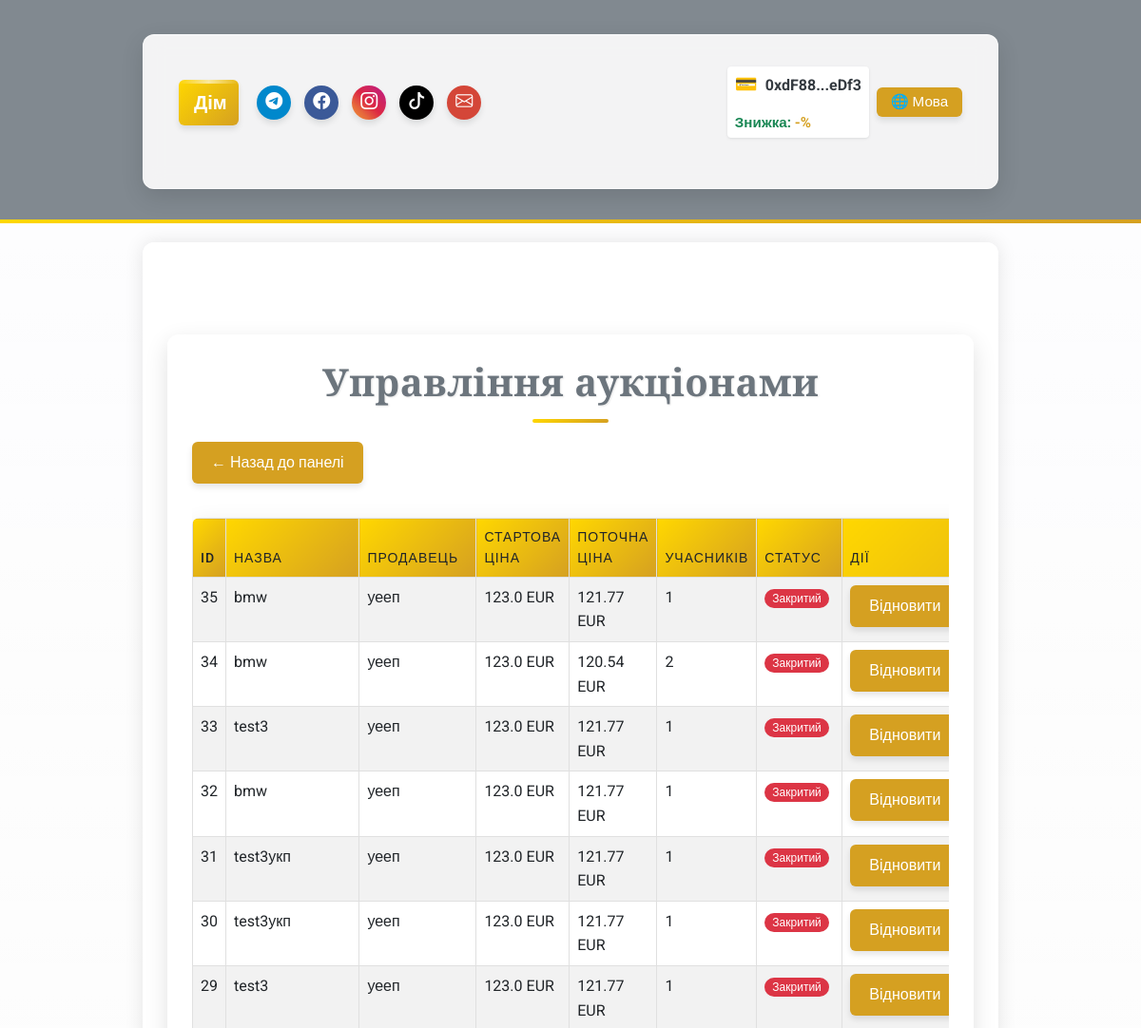
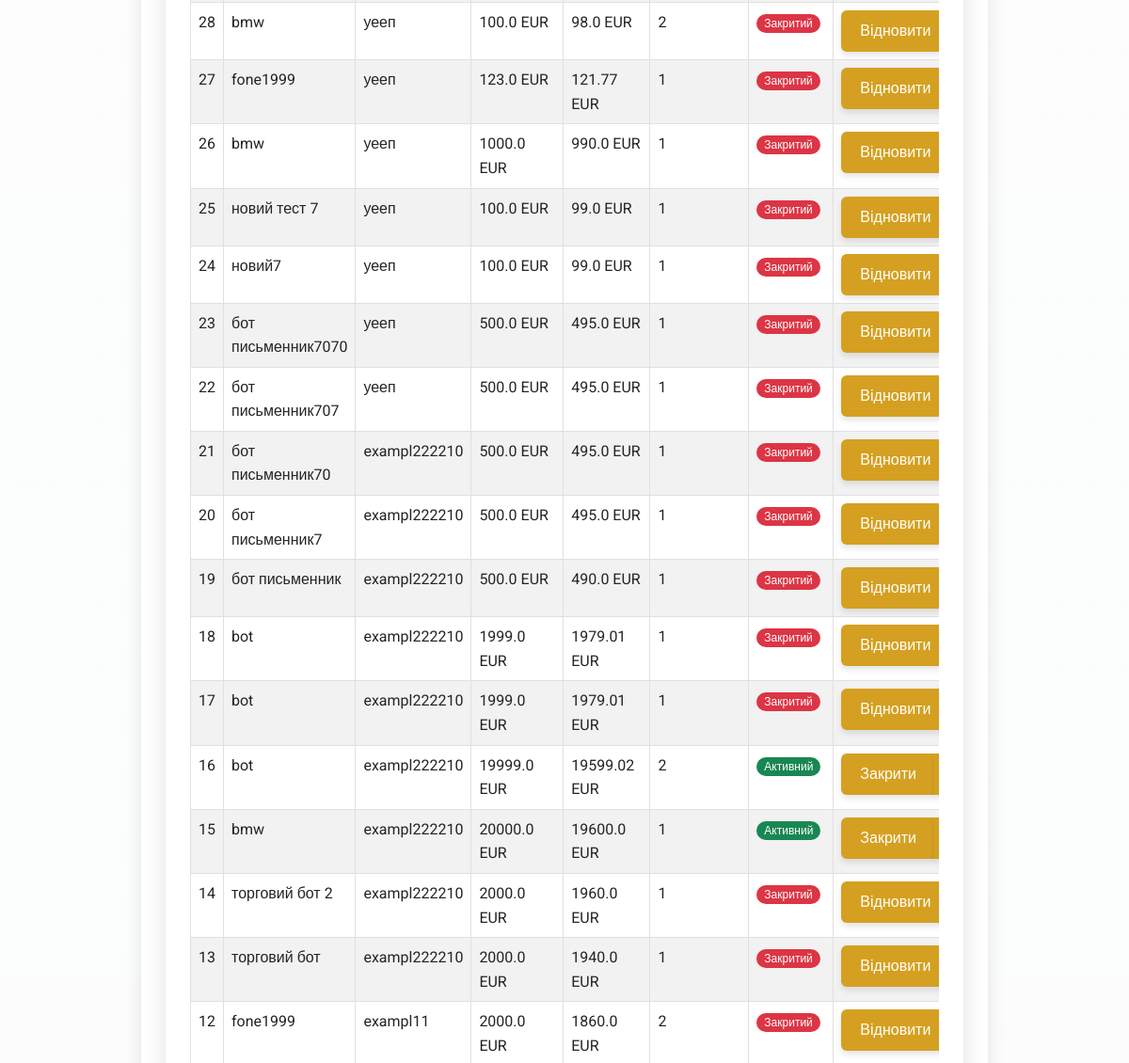
The app's page /admin/auction_management (signed in, upper part), older data (2 pictures, top to bottom).
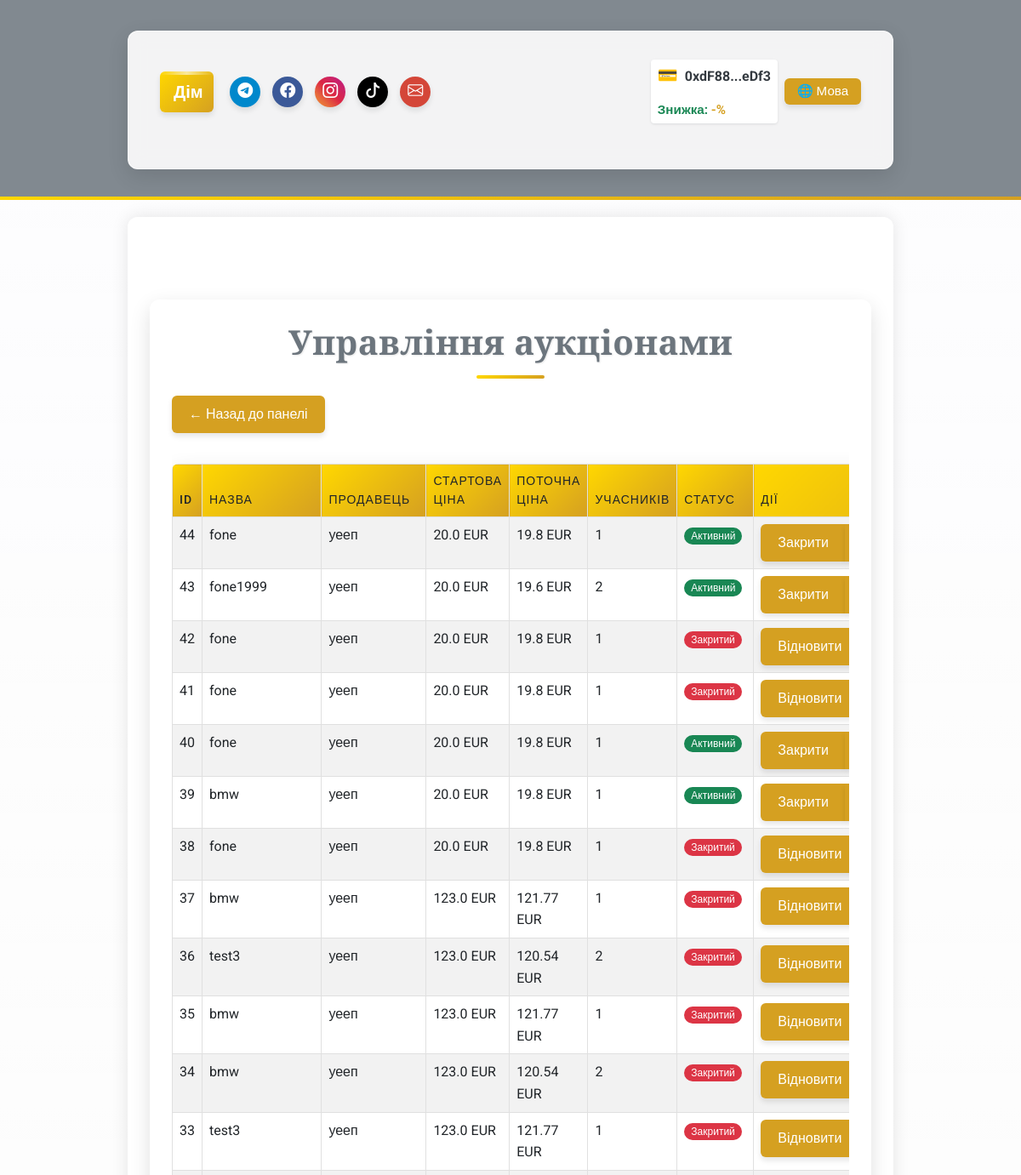
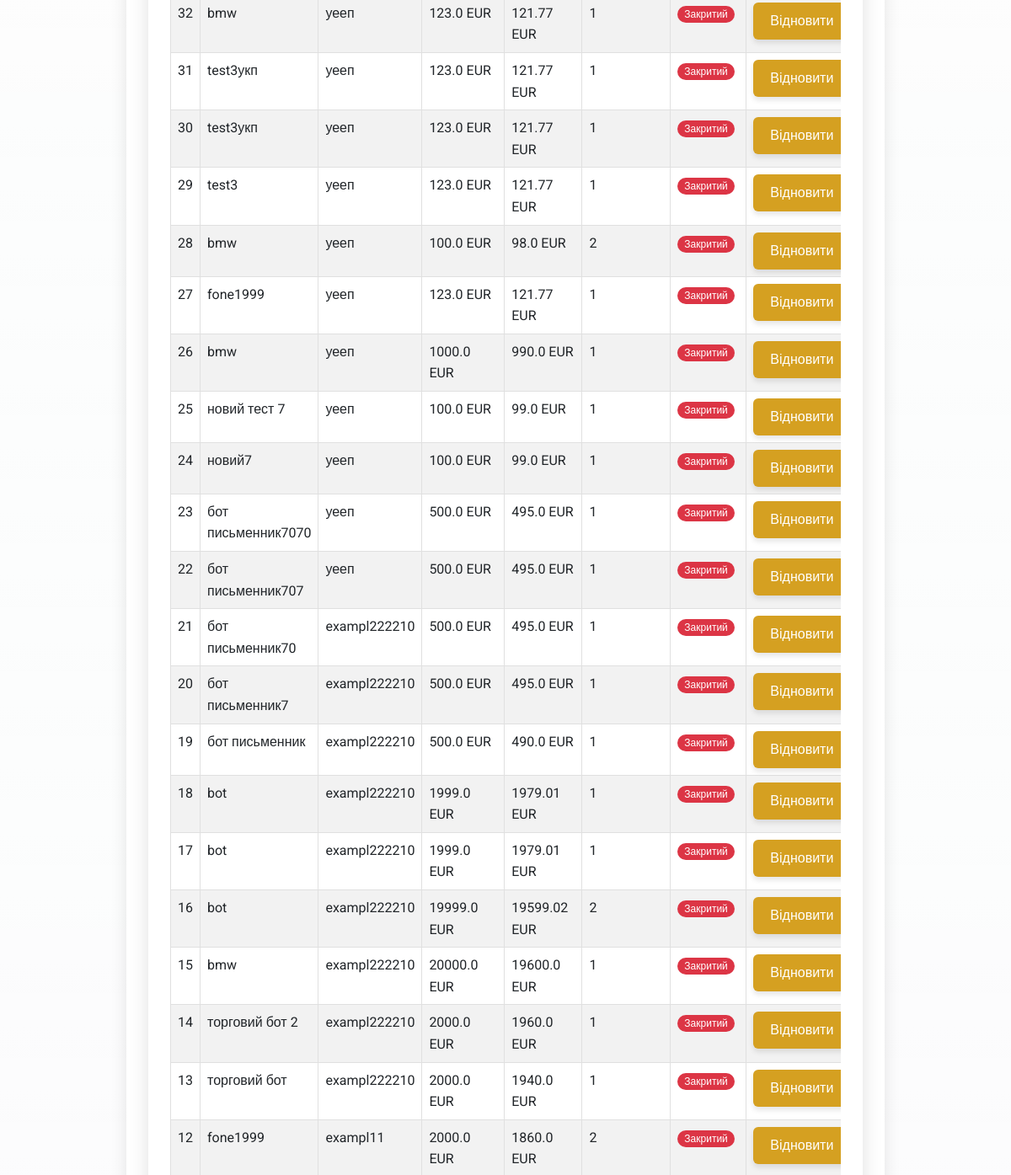
The same page, newer data (2 pictures, top to bottom).
### app/models/auction.py (models this page shows, shortened)
class Auction(db.Model):
    __tablename__ = 'auctions'
    id = db.Column(db.Integer, primary_key=True)
    title = db.Column(db.String(255), nullable=False)
    description = db.Column(db.Text, nullable=False)
    starting_price = db.Column(db.Float, nullable=False)
    current_price = db.Column(db.Float, nullable=False)
    seller_id = db.Column(db.Integer, db.ForeignKey('users.id'), nullable=False)
    total_participants = db.Column(db.Integer, default=0, nullable=False)
    is_active = db.Column(db.Boolean, default=True, nullable=False)
    winner_id = db.Column(db.Integer, db.ForeignKey('users.id'), nullable=True)
    total_earnings = db.Column(db.Float, default=0.0, nullable=False)
    created_at = db.Column(db.DateTime, default=db.func.now(), nullable=False)
    updated_at = db.Column(db.DateTime, default=db.func.now(), onupdate=db.func.now(), nullable=False)
    photos = db.Column(JSON, default=list)  # Поле для зберігання шляхів до фото у форматі JSON
    is_confirmed = db.Column(db.Boolean, default=False, nullable=False)  # Чи підтверджено отримання товару
    main_photo_idx = db.Column(db.Integer, default=0)  # Індекс головного фото
    participants = relationship(
        'AuctionParticipant', back_populates='auction', cascade='all, delete-orphan', lazy='dynamic'
    )

### app/routes/admin_routes.py (the view)
@admin_bp.route('/auction_management', methods=['GET'])
@login_required
def auction_management():
    if not current_user.is_admin:
        return "Доступ заборонено", 403
    auctions = db.session.query(
        Auction,
        User.username.label('seller_name'),
        func.count(AuctionParticipant.id).label('participant_count')
    ).join(User, Auction.seller_id == User.id)\
     .outerjoin(AuctionParticipant, Auction.id == AuctionParticipant.auction_id)\
     .group_by(Auction.id)\
     .order_by(Auction.id.desc()).all()
    return render_template('admin/auction_management.html',
                         auctions=auctions,
                         lang=session.get('lang', 'ua'),
                         ui_text=ui_text)

### app/utils/i18n_ui.py (called while the page is built)
def ui_text(key, lang):
    return ui_translations.get(key, {}).get(lang, ui_translations.get(key, {}).get('ua', key))

### app/templates/admin/auction_management.html (shortened to what this page needs)
{% extends "base.html" %}
{% block content %}
<div class="container my-5">
    <h1 class="text-center text-secondary">Управління аукціонами</h1>
    <div class="mb-3">
        <a href="{{ url_for('admin.admin_dashboard') }}" class="btn btn-secondary">← Назад до панелі</a>
    </div>
    <div class="table-responsive">
        <table class="table table-striped">
            <thead>
                <tr>
                    <th>ID</th>
                    <th>Назва</th>
                    <th>Продавець</th>
                    <th>Стартова ціна</th>
                    <th>Поточна ціна</th>
                    <th>Учасників</th>
                    <th>Статус</th>
                    <th>Дії</th>
                </tr>
            </thead>
            <tbody>
                {% for auction, seller_name, participant_count in auctions %}
                <tr id="auction-{{ auction.id }}">
                    <td>{{ auction.id }}</td>
                    <td>{{ auction.title }}</td>
                    <td>{{ seller_name }}</td>
                    <td>{{ auction.starting_price | round(2) }} EUR</td>
                    <td>{{ auction.current_price | round(2) }} EUR</td>
                    <td>{{ participant_count }}</td>
                    <td>
                        <span class="badge {{ 'bg-success' if auction.is_active else 'bg-danger' }}">
                            {{ 'Активний' if auction.is_active else 'Закритий' }}
                        </span>
                    </td>
                    <td>
                        <div class="btn-group" role="group">
                            {% if auction.is_active %}
                            <button class="btn btn-sm btn-warning" onclick="manageAuction({{ auction.id }}, 'force_close')">
                                Закрити
                            </button>
                            {% else %}
                            <button class="btn btn-sm btn-success" onclick="manageAuction({{ auction.id }}, 'reopen')">
                                Відновити
                            </button>
                            {% endif %}
                            <button class="btn btn-sm btn-danger" onclick="manageAuction({{ auction.id }}, 'delete')">
                            </button>
                        </div>
                    </td>
                </tr>
                {% endfor %}
            </tbody>
        </table>
    </div>
</div>
{% endblock %}

Row changes from the older to the newer data that the page shows:
added Auction: id "44", title "fone", seller_name "уееп", starting_price "20.0", current_price "19.8", participant_count "1", is_active "Активний"
added Auction: id "43", title "fone1999", seller_name "уееп", starting_price "20.0", current_price "19.6", total_participants "2", is_active "Активний"
added Auction: id "42", title "fone", seller_name "уееп", starting_price "20.0", current_price "19.8", participant_count "1", is_active "Закритий"
added Auction: id "41", title "fone", seller_name "уееп", starting_price "20.0", current_price "19.8", participant_count "1", is_active "Закритий"
added Auction: id "40", title "fone", seller_name "уееп", starting_price "20.0", current_price "19.8", participant_count "1", is_active "Активний"
added Auction: id "39", title "bmw", seller_name "уееп", starting_price "20.0", current_price "19.8", participant_count "1", is_active "Активний"
added Auction: id "38", title "fone", seller_name "уееп", starting_price "20.0", current_price "19.8", participant_count "1", is_active "Закритий"
added Auction: id "37", title "bmw", seller_name "уееп", starting_price "123.0", current_price "121.77", participant_count "1", is_active "Закритий"
added Auction: id "36", title "test3", seller_name "уееп", starting_price "123.0", current_price "120.54", total_participants "2", is_active "Закритий"
changed Auction id 16: is_active "Активний" → "Закритий"; is_active "Закрити" → "Відновити"
changed Auction id 15: is_active "Активний" → "Закритий"; is_active "Закрити" → "Відновити"
